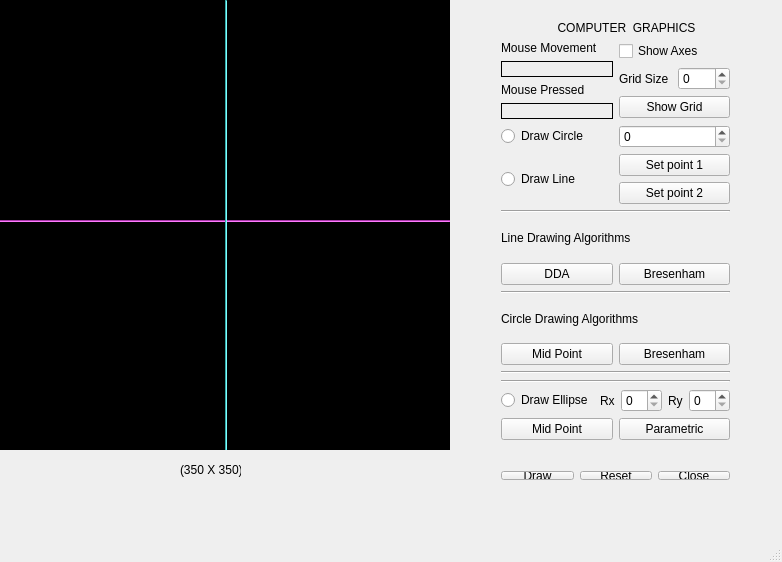
<?xml version="1.0" encoding="UTF-8"?>
<ui version="4.0">
 <class>MainWindow</class>
 <widget class="QMainWindow" name="MainWindow">
  <property name="geometry">
   <rect>
    <x>0</x>
    <y>0</y>
    <width>782</width>
    <height>562</height>
   </rect>
  </property>
  <property name="windowTitle">
   <string>MainWindow</string>
  </property>
  <widget class="QWidget" name="centralWidget">
   <widget class="my_label" name="frame">
    <property name="geometry">
     <rect>
      <x>0</x>
      <y>0</y>
      <width>450</width>
      <height>450</height>
     </rect>
    </property>
    <property name="mouseTracking">
     <bool>true</bool>
    </property>
    <property name="styleSheet">
     <string notr="true">background-color: rgb(0, 0, 0);</string>
    </property>
    <property name="frameShape">
     <enum>QFrame::Box</enum>
    </property>
    <property name="text">
     <string/>
    </property>
   </widget>
   <widget class="QLabel" name="label_6">
    <property name="geometry">
     <rect>
      <x>180</x>
      <y>460</y>
      <width>61</width>
      <height>20</height>
     </rect>
    </property>
    <property name="text">
     <string>(350 X 350)</string>
    </property>
   </widget>
   <widget class="Line" name="x_axis">
    <property name="geometry">
     <rect>
      <x>0</x>
      <y>220</y>
      <width>450</width>
      <height>2</height>
     </rect>
    </property>
    <property name="mouseTracking">
     <bool>true</bool>
    </property>
    <property name="styleSheet">
     <string notr="true">background-color: rgb(255, 85, 255);</string>
    </property>
    <property name="orientation">
     <enum>Qt::Horizontal</enum>
    </property>
   </widget>
   <widget class="Line" name="y_axis">
    <property name="geometry">
     <rect>
      <x>225</x>
      <y>0</y>
      <width>2</width>
      <height>450</height>
     </rect>
    </property>
    <property name="styleSheet">
     <string notr="true">
background-color: rgb(85, 255, 255);</string>
    </property>
    <property name="orientation">
     <enum>Qt::Vertical</enum>
    </property>
   </widget>
   <widget class="QWidget" name="layoutWidget">
    <property name="geometry">
     <rect>
      <x>490</x>
      <y>460</y>
      <width>251</width>
      <height>31</height>
     </rect>
    </property>
    <layout class="QHBoxLayout" name="horizontalLayout_3">
     <item>
      <widget class="QPushButton" name="Draw">
       <property name="text">
        <string>Draw</string>
       </property>
      </widget>
     </item>
     <item>
      <widget class="QPushButton" name="ResetButton">
       <property name="text">
        <string>Reset</string>
       </property>
      </widget>
     </item>
     <item>
      <widget class="QPushButton" name="CloseButton">
       <property name="text">
        <string>Close</string>
       </property>
      </widget>
     </item>
    </layout>
   </widget>
   <widget class="Line" name="line_3">
    <property name="geometry">
     <rect>
      <x>1041</x>
      <y>670</y>
      <width>239</width>
      <height>16</height>
     </rect>
    </property>
    <property name="orientation">
     <enum>Qt::Horizontal</enum>
    </property>
   </widget>
   <widget class="QWidget" name="layoutWidget">
    <property name="geometry">
     <rect>
      <x>490</x>
      <y>10</y>
      <width>251</width>
      <height>441</height>
     </rect>
    </property>
    <layout class="QVBoxLayout" name="verticalLayout_13">
     <item>
      <layout class="QVBoxLayout" name="verticalLayout_11">
       <item>
        <widget class="QLabel" name="label_7">
         <property name="text">
          <string>                 COMPUTER  GRAPHICS</string>
         </property>
        </widget>
       </item>
       <item>
        <layout class="QVBoxLayout" name="verticalLayout_8">
         <item>
          <layout class="QHBoxLayout" name="horizontalLayout_5">
           <item>
            <layout class="QVBoxLayout" name="verticalLayout_3">
             <item>
              <layout class="QVBoxLayout" name="verticalLayout">
               <item>
                <widget class="QLabel" name="label_3">
                 <property name="text">
                  <string>Mouse Movement</string>
                 </property>
                </widget>
               </item>
               <item>
                <widget class="QLabel" name="mouse_movement">
                 <property name="frameShape">
                  <enum>QFrame::Panel</enum>
                 </property>
                 <property name="text">
                  <string/>
                 </property>
                </widget>
               </item>
              </layout>
             </item>
             <item>
              <layout class="QVBoxLayout" name="verticalLayout_2">
               <item>
                <widget class="QLabel" name="label_5">
                 <property name="text">
                  <string>Mouse Pressed</string>
                 </property>
                </widget>
               </item>
               <item>
                <widget class="QLabel" name="mouse_pressed">
                 <property name="frameShape">
                  <enum>QFrame::Panel</enum>
                 </property>
                 <property name="text">
                  <string/>
                 </property>
                </widget>
               </item>
              </layout>
             </item>
            </layout>
           </item>
           <item>
            <layout class="QVBoxLayout" name="verticalLayout_7">
             <item>
              <widget class="QCheckBox" name="show_axes">
               <property name="text">
                <string>Show Axes</string>
               </property>
              </widget>
             </item>
             <item>
              <layout class="QVBoxLayout" name="verticalLayout_6">
               <item>
                <layout class="QHBoxLayout" name="horizontalLayout_4">
                 <item>
                  <widget class="QLabel" name="label">
                   <property name="text">
                    <string>Grid Size</string>
                   </property>
                  </widget>
                 </item>
                 <item>
                  <widget class="QSpinBox" name="gridsize"/>
                 </item>
                </layout>
               </item>
               <item>
                <widget class="QPushButton" name="showGrid">
                 <property name="text">
                  <string>Show Grid</string>
                 </property>
                </widget>
               </item>
              </layout>
             </item>
            </layout>
           </item>
          </layout>
         </item>
         <item>
          <layout class="QVBoxLayout" name="verticalLayout_5">
           <item>
            <layout class="QHBoxLayout" name="horizontalLayout">
             <item>
              <widget class="QRadioButton" name="draw_circle">
               <property name="text">
                <string>Draw Circle</string>
               </property>
              </widget>
             </item>
             <item>
              <widget class="QSpinBox" name="circle_radius"/>
             </item>
            </layout>
           </item>
           <item>
            <layout class="QHBoxLayout" name="horizontalLayout_2">
             <item>
              <widget class="QRadioButton" name="draw_line">
               <property name="text">
                <string>Draw Line</string>
               </property>
              </widget>
             </item>
             <item>
              <layout class="QVBoxLayout" name="verticalLayout_4">
               <item>
                <widget class="QPushButton" name="set_point1">
                 <property name="text">
                  <string>Set point 1</string>
                 </property>
                </widget>
               </item>
               <item>
                <widget class="QPushButton" name="set_point2">
                 <property name="text">
                  <string>Set point 2</string>
                 </property>
                </widget>
               </item>
              </layout>
             </item>
            </layout>
           </item>
          </layout>
         </item>
        </layout>
       </item>
      </layout>
     </item>
     <item>
      <widget class="Line" name="line">
       <property name="orientation">
        <enum>Qt::Horizontal</enum>
       </property>
      </widget>
     </item>
     <item>
      <layout class="QVBoxLayout" name="verticalLayout_9">
       <item>
        <widget class="QLabel" name="label_2">
         <property name="text">
          <string>Line Drawing Algorithms</string>
         </property>
        </widget>
       </item>
       <item>
        <layout class="QHBoxLayout" name="horizontalLayout_6">
         <item>
          <widget class="QPushButton" name="DDALine">
           <property name="text">
            <string>DDA</string>
           </property>
          </widget>
         </item>
         <item>
          <widget class="QPushButton" name="BresenhamLine">
           <property name="text">
            <string>Bresenham</string>
           </property>
          </widget>
         </item>
        </layout>
       </item>
      </layout>
     </item>
     <item>
      <widget class="Line" name="line_2">
       <property name="orientation">
        <enum>Qt::Horizontal</enum>
       </property>
      </widget>
     </item>
     <item>
      <layout class="QVBoxLayout" name="verticalLayout_10">
       <item>
        <widget class="QLabel" name="label_4">
         <property name="text">
          <string>Circle Drawing Algorithms</string>
         </property>
        </widget>
       </item>
       <item>
        <layout class="QHBoxLayout" name="horizontalLayout_7">
         <item>
          <widget class="QPushButton" name="Midpoint">
           <property name="text">
            <string>Mid Point</string>
           </property>
          </widget>
         </item>
         <item>
          <widget class="QPushButton" name="BresenhamCircle">
           <property name="text">
            <string>Bresenham</string>
           </property>
          </widget>
         </item>
        </layout>
       </item>
      </layout>
     </item>
     <item>
      <widget class="Line" name="line_5">
       <property name="orientation">
        <enum>Qt::Horizontal</enum>
       </property>
      </widget>
     </item>
     <item>
      <layout class="QVBoxLayout" name="verticalLayout_12">
       <item>
        <widget class="Line" name="line_4">
         <property name="orientation">
          <enum>Qt::Horizontal</enum>
         </property>
        </widget>
       </item>
       <item>
        <layout class="QHBoxLayout" name="horizontalLayout_11">
         <item>
          <widget class="QRadioButton" name="draw_ellipse">
           <property name="text">
            <string>Draw Ellipse</string>
           </property>
          </widget>
         </item>
         <item>
          <layout class="QHBoxLayout" name="horizontalLayout_10">
           <item>
            <layout class="QHBoxLayout" name="horizontalLayout_9">
             <item>
              <widget class="QLabel" name="label_11">
               <property name="text">
                <string>Rx</string>
               </property>
              </widget>
             </item>
             <item>
              <widget class="QSpinBox" name="ellipse_rx"/>
             </item>
            </layout>
           </item>
           <item>
            <layout class="QHBoxLayout" name="horizontalLayout_8">
             <item>
              <widget class="QLabel" name="label_10">
               <property name="text">
                <string>Ry</string>
               </property>
              </widget>
             </item>
             <item>
              <widget class="QSpinBox" name="ellipse_ry"/>
             </item>
            </layout>
           </item>
          </layout>
         </item>
        </layout>
       </item>
       <item>
        <layout class="QHBoxLayout" name="horizontalLayout_12">
         <item>
          <widget class="QPushButton" name="MidpointEllipse">
           <property name="text">
            <string>Mid Point</string>
           </property>
          </widget>
         </item>
         <item>
          <widget class="QPushButton" name="BresenhamCircle_2">
           <property name="text">
            <string>Parametric</string>
           </property>
          </widget>
         </item>
        </layout>
       </item>
      </layout>
     </item>
    </layout>
   </widget>
  </widget>
  <widget class="QStatusBar" name="statusBar"/>
 </widget>
 <layoutdefault spacing="6" margin="11"/>
 <customwidgets>
  <customwidget>
   <class>my_label</class>
   <extends>QLabel</extends>
   <header location="global">my_label.h</header>
  </customwidget>
 </customwidgets>
 <resources/>
 <connections>
  <connection>
   <sender>CloseButton</sender>
   <signal>clicked()</signal>
   <receiver>MainWindow</receiver>
   <slot>close()</slot>
   <hints>
    <hint type="sourcelabel">
     <x>688</x>
     <y>454</y>
    </hint>
    <hint type="destinationlabel">
     <x>649</x>
     <y>403</y>
    </hint>
   </hints>
  </connection>
 </connections>
</ui>
